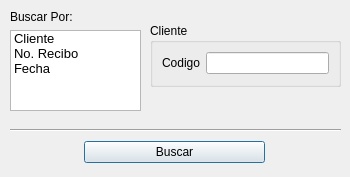
<?xml version="1.0" encoding="UTF-8"?>
<ui version="4.0">
 <class>FormBuscarFactura</class>
 <widget class="QDialog" name="FormBuscarFactura">
  <property name="geometry">
   <rect>
    <x>0</x>
    <y>0</y>
    <width>350</width>
    <height>177</height>
   </rect>
  </property>
  <property name="windowTitle">
   <string>Dialog</string>
  </property>
  <widget class="QListWidget" name="listWidget">
   <property name="geometry">
    <rect>
     <x>10</x>
     <y>30</y>
     <width>131</width>
     <height>81</height>
    </rect>
   </property>
   <property name="font">
    <font>
     <pointsize>10</pointsize>
    </font>
   </property>
   <property name="verticalScrollBarPolicy">
    <enum>Qt::ScrollBarAlwaysOff</enum>
   </property>
   <property name="horizontalScrollBarPolicy">
    <enum>Qt::ScrollBarAlwaysOff</enum>
   </property>
   <property name="autoScroll">
    <bool>false</bool>
   </property>
   <property name="editTriggers">
    <set>QAbstractItemView::NoEditTriggers</set>
   </property>
   <property name="tabKeyNavigation">
    <bool>true</bool>
   </property>
   <property name="showDropIndicator" stdset="0">
    <bool>false</bool>
   </property>
   <property name="alternatingRowColors">
    <bool>false</bool>
   </property>
   <property name="selectionBehavior">
    <enum>QAbstractItemView::SelectRows</enum>
   </property>
   <property name="iconSize">
    <size>
     <width>24</width>
     <height>24</height>
    </size>
   </property>
   <property name="currentRow">
    <number>-1</number>
   </property>
   <item>
    <property name="text">
     <string>Cliente</string>
    </property>
    <property name="icon">
     <iconset resource="../recursos.qrc">
      <normaloff>:/Icons/User.png</normaloff>:/Icons/User.png</iconset>
    </property>
   </item>
   <item>
    <property name="text">
     <string>No. Recibo</string>
    </property>
    <property name="icon">
     <iconset resource="../recursos.qrc">
      <normaloff>:/Icons/Copy.png</normaloff>:/Icons/Copy.png</iconset>
    </property>
   </item>
   <item>
    <property name="text">
     <string>Fecha</string>
    </property>
    <property name="icon">
     <iconset resource="../recursos.qrc">
      <normaloff>:/Icons/Calendar.png</normaloff>:/Icons/Calendar.png</iconset>
    </property>
    <property name="flags">
     <set>ItemIsSelectable|ItemIsUserCheckable|ItemIsEnabled</set>
    </property>
   </item>
  </widget>
  <widget class="QStackedWidget" name="stackedWidget">
   <property name="geometry">
    <rect>
     <x>150</x>
     <y>23</y>
     <width>191</width>
     <height>91</height>
    </rect>
   </property>
   <property name="currentIndex">
    <number>0</number>
   </property>
   <widget class="QWidget" name="Codigo">
    <widget class="QGroupBox" name="groupBox">
     <property name="geometry">
      <rect>
       <x>0</x>
       <y>0</y>
       <width>191</width>
       <height>64</height>
      </rect>
     </property>
     <property name="title">
      <string>Cliente</string>
     </property>
     <layout class="QFormLayout" name="formLayout_2">
      <item row="0" column="0" colspan="2">
       <layout class="QFormLayout" name="formLayout">
        <item row="0" column="0">
         <widget class="QLabel" name="codigoClienteLabel">
          <property name="text">
           <string>Codigo</string>
          </property>
         </widget>
        </item>
        <item row="0" column="1">
         <widget class="QLineEdit" name="codigoClienteLineEdit"/>
        </item>
       </layout>
      </item>
     </layout>
    </widget>
   </widget>
   <widget class="QWidget" name="Recibo">
    <widget class="QGroupBox" name="groupBox_2">
     <property name="geometry">
      <rect>
       <x>0</x>
       <y>0</y>
       <width>191</width>
       <height>64</height>
      </rect>
     </property>
     <property name="title">
      <string>Numero de Recibo</string>
     </property>
     <layout class="QFormLayout" name="formLayout_4">
      <item row="0" column="0" colspan="2">
       <layout class="QFormLayout" name="formLayout_3">
        <item row="0" column="0">
         <widget class="QLabel" name="numeroDeReciboLabel">
          <property name="text">
           <string>Recibo</string>
          </property>
         </widget>
        </item>
        <item row="0" column="1">
         <widget class="QLineEdit" name="numeroDeReciboLineEdit"/>
        </item>
       </layout>
      </item>
     </layout>
    </widget>
   </widget>
   <widget class="QWidget" name="Fecha">
    <widget class="QGroupBox" name="groupBox_3">
     <property name="geometry">
      <rect>
       <x>0</x>
       <y>0</y>
       <width>191</width>
       <height>91</height>
      </rect>
     </property>
     <property name="title">
      <string>Fecha</string>
     </property>
     <layout class="QHBoxLayout" name="horizontalLayout_2">
      <item>
       <layout class="QFormLayout" name="formLayout_5">
        <property name="fieldGrowthPolicy">
         <enum>QFormLayout::AllNonFixedFieldsGrow</enum>
        </property>
        <item row="0" column="1">
         <widget class="QDateEdit" name="desdeDate">
          <property name="buttonSymbols">
           <enum>QAbstractSpinBox::NoButtons</enum>
          </property>
          <property name="displayFormat">
           <string>dd/MM/yyyy</string>
          </property>
          <property name="calendarPopup">
           <bool>true</bool>
          </property>
         </widget>
        </item>
        <item row="1" column="0">
         <widget class="QLabel" name="label_2">
          <property name="text">
           <string>Hasta</string>
          </property>
         </widget>
        </item>
        <item row="1" column="1">
         <widget class="QDateEdit" name="hastaDate">
          <property name="buttonSymbols">
           <enum>QAbstractSpinBox::NoButtons</enum>
          </property>
          <property name="displayFormat">
           <string>dd/MM/yyyy</string>
          </property>
          <property name="calendarPopup">
           <bool>true</bool>
          </property>
         </widget>
        </item>
        <item row="0" column="0">
         <widget class="QLabel" name="label">
          <property name="text">
           <string>Desde</string>
          </property>
         </widget>
        </item>
       </layout>
      </item>
     </layout>
    </widget>
   </widget>
  </widget>
  <widget class="Line" name="line">
   <property name="geometry">
    <rect>
     <x>10</x>
     <y>120</y>
     <width>331</width>
     <height>20</height>
    </rect>
   </property>
   <property name="orientation">
    <enum>Qt::Horizontal</enum>
   </property>
  </widget>
  <widget class="QLabel" name="label_3">
   <property name="geometry">
    <rect>
     <x>10</x>
     <y>10</y>
     <width>90</width>
     <height>14</height>
    </rect>
   </property>
   <property name="text">
    <string>Buscar Por:</string>
   </property>
  </widget>
  <widget class="QWidget" name="horizontalLayoutWidget">
   <property name="geometry">
    <rect>
     <x>9</x>
     <y>137</y>
     <width>331</width>
     <height>31</height>
    </rect>
   </property>
   <layout class="QHBoxLayout" name="horizontalLayout">
    <property name="sizeConstraint">
     <enum>QLayout::SetDefaultConstraint</enum>
    </property>
    <property name="leftMargin">
     <number>75</number>
    </property>
    <property name="rightMargin">
     <number>75</number>
    </property>
    <item>
     <widget class="QPushButton" name="pushButton">
      <property name="text">
       <string>Buscar</string>
      </property>
     </widget>
    </item>
   </layout>
  </widget>
 </widget>
 <tabstops>
  <tabstop>listWidget</tabstop>
  <tabstop>codigoClienteLineEdit</tabstop>
  <tabstop>numeroDeReciboLineEdit</tabstop>
 </tabstops>
 <resources>
  <include location="../recursos.qrc"/>
 </resources>
 <connections>
  <connection>
   <sender>listWidget</sender>
   <signal>currentRowChanged(int)</signal>
   <receiver>stackedWidget</receiver>
   <slot>setCurrentIndex(int)</slot>
   <hints>
    <hint type="sourcelabel">
     <x>112</x>
     <y>46</y>
    </hint>
    <hint type="destinationlabel">
     <x>185</x>
     <y>78</y>
    </hint>
   </hints>
  </connection>
 </connections>
</ui>
